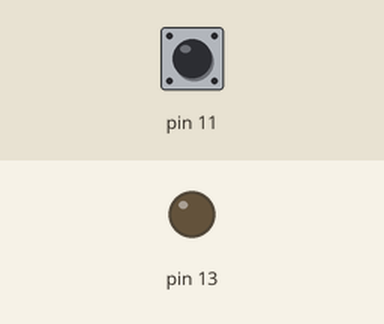
Recording of a sketch running on a simulated Arduino Uno, built with avr-gcc and run on an emulated ATmega328P. On the bench: output pins drawn as LEDs (lit = HIGH). Inputs (shaded band) come from the test bench; at power-on: pin 11 HIGH. What the sketch prints to the serial monitor is not drawn.

Above: at 1.2 s.
1.3 s: pin 11 pulled LOW for 0.15 s
At 1.38 s:
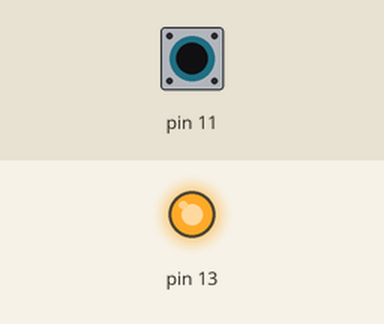
2.9 s: pin 11 pulled LOW for 3.2 s
At 6.6 s:
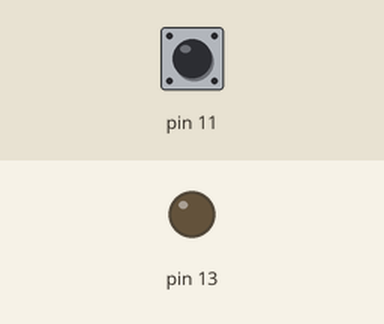
Timing chart, 0 to 8.1 s (numbered marks = the images above; inputs shaded):
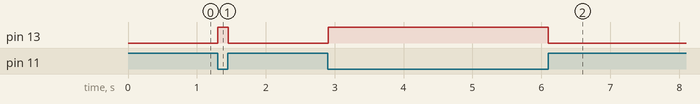

The sketch:

TestInputPullUp.ino
```cpp
void setup(){
  //inicializa la conexion serial
  Serial.begin(9600);
  // configura al pin2 como pin de entrada y habilita la resistencia interna en pull-up.
  pinMode(11, INPUT_PULLUP);
  pinMode(13, OUTPUT);

}

void loop(){
  //asigna la entrada del pulsador a la variable sensorVal
  int sensorVal = digitalRead(11);
  //muestra el resultado
  Serial.println(sensorVal);

  if (sensorVal == HIGH) {
    digitalWrite(13, LOW);
  }
  else {
    digitalWrite(13, HIGH);
  }
}
```

Measured:
- after the input at 1.3 s, pin 13: LOW → HIGH at once, → LOW 0.15 s later
- after the input at 2.9 s, pin 13: LOW → HIGH at once, → LOW 3.2 s later
